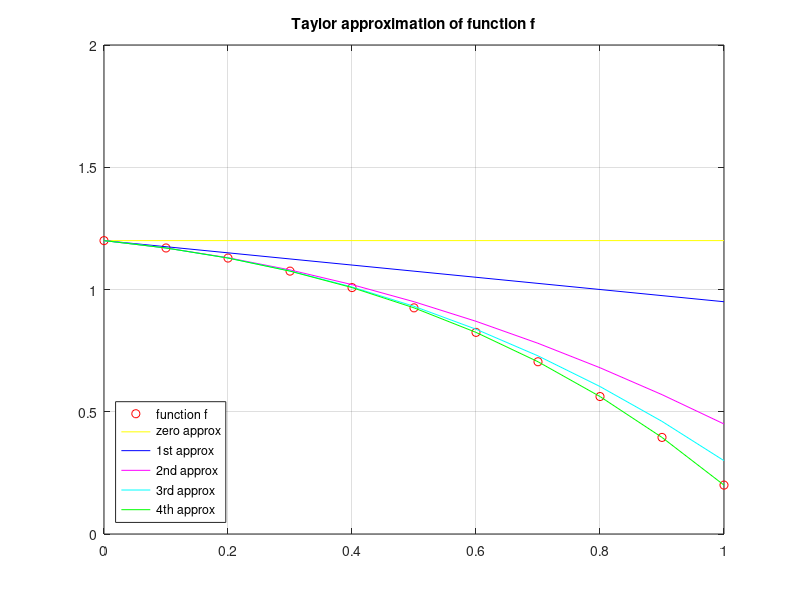

Write MATLAB code to recreate this figure.
x = 0:0.1:1;
m = length(x);
f = -0.1 * x.^4 - 0.15 * x.^3 - 0.5 * x.^2 - 0.25 * x + 1.2;

dfdx = -0.25;
dfdx2 = -1;
dfdx3 = -0.9;
dfdx4 = -2.4;

f0 = f(1) * ones(size(x));
f1 = f0 + dfdx * (x - 0).^1;
f2 = f1 + dfdx2/(1 * 2) * (x - 0).^2;
f3 = f2 + dfdx3/(1 * 2 * 3) * (x - 0).^3;
f4 = f3 + dfdx4/(1 * 2 * 3 * 4) * (x - 0).^4;

plot(x, f, 'ro', x, f0, 'y', x, f1, 'b', x, f2, 'm', x, f3, 'c', x, f4, 'g')
axis([0,1,0,2])
grid
title('Taylor approximation of function f')
legend('function f', 'zero approx', '1st approx', '2nd approx', '3rd approx', '4th approx', 'location', 'southwest')
abs_err = f(m) - [f0(m), f1(m), f2(m), f3(m), f4(m)]